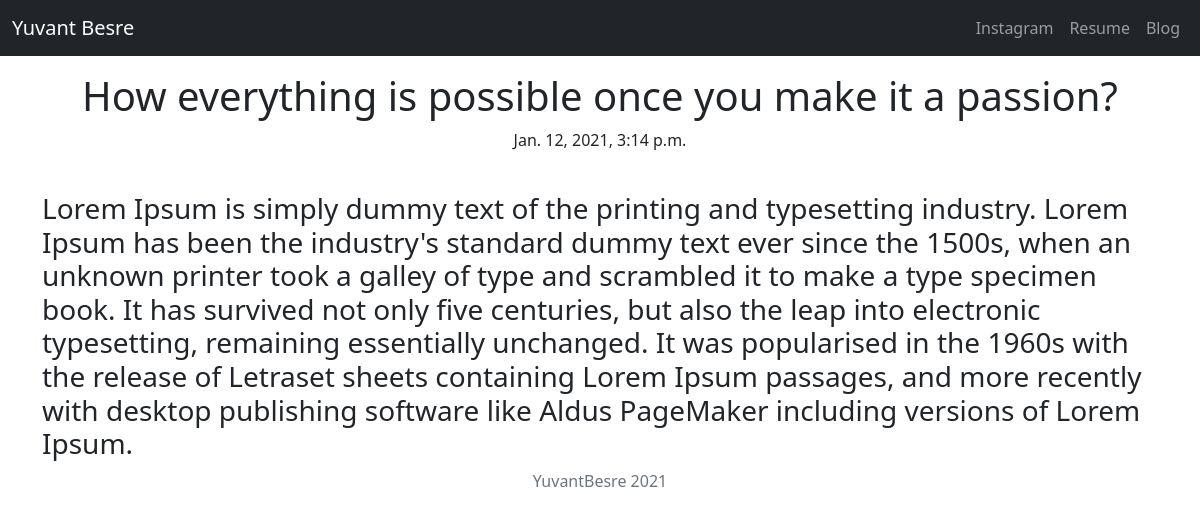
Screenshot of /blogs/1/ with the database file from the repository.
### Blogs/models.py (models this page shows, shortened)
class Blog_Post(models.Model):
    Title = models.CharField(max_length=255)
    publication_date = models.DateTimeField()
    content = models.TextField()
    Image = models.ImageField(upload_to='images/', blank=True)

### Blogs/views.py (the view)
# urls.py: path('<int:blog_id>/', views.fullBlogPage, name='full-blog')
def fullBlogPage(request, blog_id):
    fullBlog = get_object_or_404(Blog_Post, pk=blog_id)
    return render(request, 'Blogs/fullBlog.html', {'Blog' : fullBlog})

### Blogs/templates/Blogs/fullBlog.html (shortened to what this page needs)
<!DOCTYPE html>
{% extends 'partials.html' %}
{% block content %}
    <main role="main">
        <div class="container">
            <h1 class="text-center pt-3">{{Blog.Title}}</h1>
            <p class="text-center">{{Blog.publication_date}}</p>
            <h3> {{ Blog.content }} </h3>
        </div>
    </main>
    {% endblock %}

### rows the page displays
Blog_Post: Title "How everything is possible once you make it a passion?", publication_date "Jan. 12, 2021, 3:14 p.m.", content "Lorem Ipsum is simply dummy text of the printing and typesetting industry. Lorem Ipsum has been the industry's standard dummy text ever since the 1500s, when an unknown printer took a galley of type and scrambled it to make a type specimen book. It has survived not only five centuries, but also the leap into electronic typesetting, remaining essentially unchanged. It was popularised in the 1960s with the release of Letraset sheets containing Lorem Ipsum passages, and more recently with desktop publishing software like Aldus PageMaker including versions of Lorem Ipsum."
